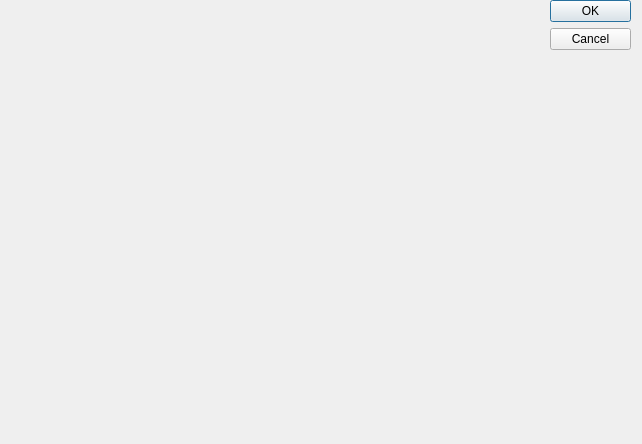
<?xml version="1.0" encoding="UTF-8"?>
<ui version="4.0">
 <class>Dialog</class>
 <widget class="QDialog" name="Dialog">
  <property name="geometry">
   <rect>
    <x>0</x>
    <y>0</y>
    <width>642</width>
    <height>444</height>
   </rect>
  </property>
  <property name="windowTitle">
   <string>Dialog</string>
  </property>
  <widget class="QDialogButtonBox" name="buttonBox">
   <property name="geometry">
    <rect>
     <x>550</x>
     <y>0</y>
     <width>81</width>
     <height>241</height>
    </rect>
   </property>
   <property name="orientation">
    <enum>Qt::Vertical</enum>
   </property>
   <property name="standardButtons">
    <set>QDialogButtonBox::Cancel|QDialogButtonBox::Ok</set>
   </property>
  </widget>
 </widget>
 <resources/>
 <connections>
  <connection>
   <sender>buttonBox</sender>
   <signal>accepted()</signal>
   <receiver>Dialog</receiver>
   <slot>accept()</slot>
   <hints>
    <hint type="sourcelabel">
     <x>248</x>
     <y>254</y>
    </hint>
    <hint type="destinationlabel">
     <x>157</x>
     <y>274</y>
    </hint>
   </hints>
  </connection>
  <connection>
   <sender>buttonBox</sender>
   <signal>rejected()</signal>
   <receiver>Dialog</receiver>
   <slot>reject()</slot>
   <hints>
    <hint type="sourcelabel">
     <x>316</x>
     <y>260</y>
    </hint>
    <hint type="destinationlabel">
     <x>286</x>
     <y>274</y>
    </hint>
   </hints>
  </connection>
 </connections>
</ui>
